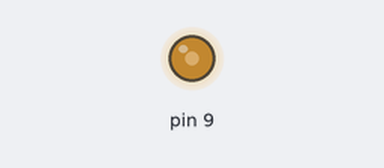
The sketch below on a simulated Arduino Uno, built with avr-gcc and run on an emulated ATmega328P. Parts: output pins drawn as LEDs (lit = HIGH).

Above: at 0.1 s.
Timing chart, 0 to 3.5 s (numbered marks = the images above):
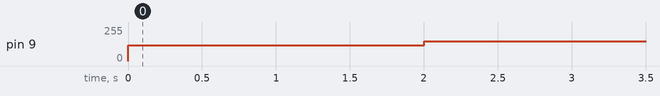

The sketch:

invertierender_verstaerker1.ino
```cpp
int steps = 30;
int factor_k = 2;
int resistance2 = 1000;
int current_step = 0;
bool increase = true;
long start_time = 0;

void setup() {
  // put your setup code here, to run once:
  Serial.begin(9600);
  pinMode(9,OUTPUT);
  analogWrite(9,180);
}


float get_voltage(){
  return  analogRead(A0) * (5/1023.0);
}

void configure_voltage(){
  if (!increase) return;
  analogWrite(9,120+ steps *current_step);
  start_time = millis();
  increase = false;
}


void calculate_resistance(){
  // Bedingung überprüfen
  if (start_time > 0) return;
  if (millis() - start_time < 2000)return;

  float u2 = get_voltage();

  // Überprüfen ob maximale Spannung erreicht wurde
  if (u2 > 4 || current_step == 4) {
    // Widerstand ermitteln
    float u1 = (120+ steps *current_step)/256 *5;
    factor_k  = u2 / u1;
    Serial.print("Widerstand  ");
    Serial.println((factor_k-1) * resistance2);
    current_step = 0;
    }
  else current_step += 1;

  increase = true;
  start_time = 0;
}


void loop() {
  configure_voltage();

  calculate_resistance();
}
```

Measured:
- by itself, pin 9: 0/255 → 120/255 at 0.00 s, → 150/255 2.0 s later
